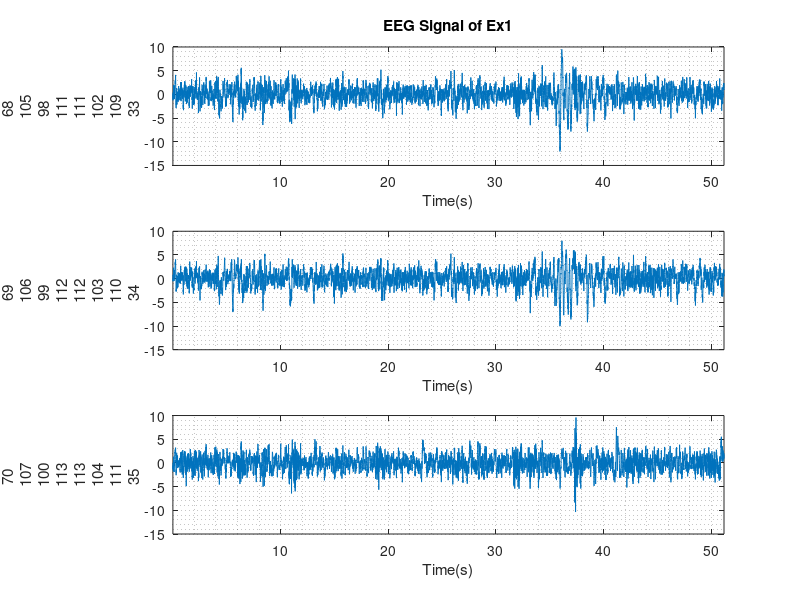
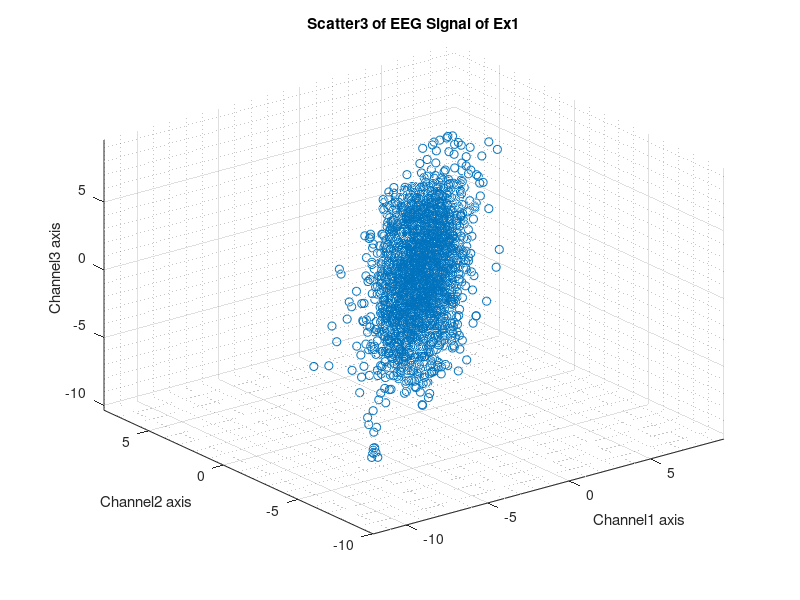
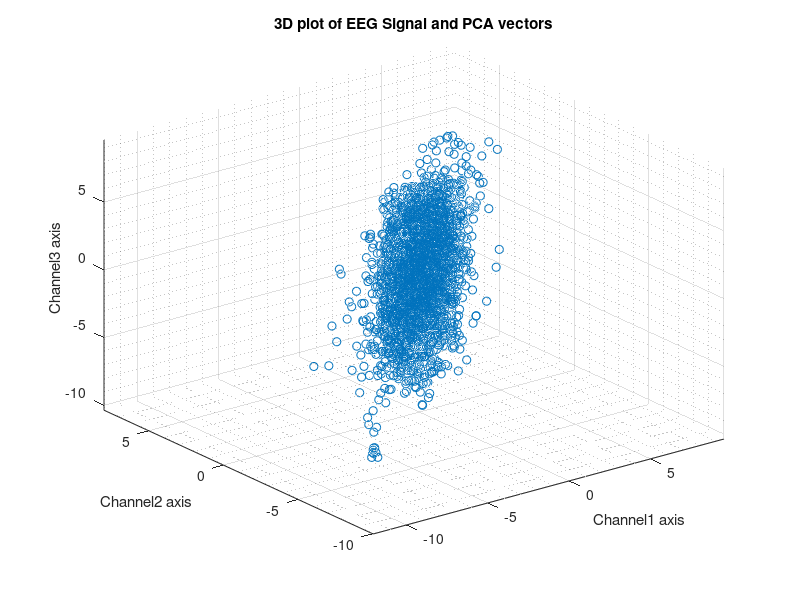

Here is the MATLAB script that generated these plots, in order: (Note: this script raises an error after producing the figures.)
clc
close all
clear all

%% Part 1
load('Ex1.mat');
fs = 200;
t = 0.0001 : 1/fs : 51.2;
figure('Name',"Part1")
for i = 1:3
    subplot(3,1,i);
    plot(t,EEG_Sig(i,:));
    if i == 1
        title("EEG Signal of Ex1");
    end
    xlabel('Time(s)');
    ylabel("Channel " + i);
    xlim('tight');
    grid minor
end

%% Part 2
figure('Name',"Part2")
scatter3(EEG_Sig(1,:),EEG_Sig(2,:),EEG_Sig(3,:));
title("Scatter3 of EEG Signal of Ex1");
xlabel('Channel1 axis');
ylabel('Channel2 axis');
zlabel('Channel3 axis');
grid minor
xlim('tight');
ylim('tight');
zlim('tight');

%% Part 3
clc
%%%%% PCA
zero_mean_EEG = EEG_Sig - mean(EEG_Sig,2); % Zero mean EEG
Cov_EEG = cov(zero_mean_EEG.'); % Covariance matrix of zero mean EEG
[V,Lambda] = eig(Cov_EEG); % D is eigen value matrix and V is eigen vectors

%%%%% Sorting components by energy
[~,perm] = sort(diag(Lambda),'descend'); 
V = V(:,perm);
Lambda = Lambda(perm,perm);

%%%%% Producing sources matrix
D = diag(diag(Lambda).^(-0.5))* V.';
Sources = D*zero_mean_EEG;

%%%%% Plottings
figure('Name',"Part3-1")
scatter3(EEG_Sig(1,:),EEG_Sig(2,:),EEG_Sig(3,:)); % Main signal
title("3D plot of EEG Signal and PCA vectors");
xlabel('Channel1 axis');
ylabel('Channel2 axis');
zlabel('Channel3 axis');
grid minor
xlim('tight');
ylim('tight');
zlim('tight');
plot3dv(V(:,1)); % First component
plot3dv(V(:,2)); % Second component
plot3dv(V(:,3)); % Third component

figure('Name',"Part3-2")
for i = 1:3
    subplot(3,1,i);
    plot(t,Sources(i,:));
    if i == 1
        title("Estimated Sources");
    end
    xlabel('Time(s)');
    ylabel("Component " + i);
    xlim('tight');
    grid minor
end

figure('Name',"Part3-3")
scatter3(Sources(1,:),Sources(2,:),Sources(3,:)); % PCA sources signal
title("3D plot of estimated sources");
xlabel('Component1 axis');
ylabel('Component2 axis');
zlabel('Component3 axis');
grid minor
xlim('tight');
ylim('tight');
zlim('tight');

%% Part 4
clc
close all
%%%%% Use the pca function
zero_mean_EEG = EEG_Sig - mean(EEG_Sig,2); % Zero mean EEG
[C,~,L] = pca(zero_mean_EEG.');


%%%%% Producing sources matrix
D = diag((L.').^(-0.5))* C.';
Sources_2 = D * zero_mean_EEG;

%%%%% Plottings
figure('Name',"Part4-1")
scatter3(EEG_Sig(1,:),EEG_Sig(2,:),EEG_Sig(3,:)); % Main signal
title("3D plot of EEG Signal and PCA vectors");
xlabel('Channel1 axis');
ylabel('Channel2 axis');
zlabel('Channel3 axis');
grid minor
xlim('tight');
ylim('tight');
zlim('tight');
plot3dv(C(:,1)); % First component
plot3dv(C(:,2)); % Second component
plot3dv(C(:,3)); % Third component

figure('Name',"Part4-2")
for i = 1:3
    subplot(3,1,i);
    plot(t,Sources_2(i,:));
    if i == 1
        title("Estimated Sources");
    end
    xlabel('Time(s)');
    ylabel("Component " + i);
    xlim('tight');
    grid minor
end

figure('Name',"Part4-3")
scatter3(Sources_2(1,:),Sources_2(2,:),Sources_2(3,:)); % PCA sources signal
title("3D plot of estimated sources");
xlabel('Component1 axis');
ylabel('Component2 axis');
zlabel('Component3 axis');
grid minor
xlim('tight');
ylim('tight');
zlim('tight');

%% Part 5
clc

%%%%% Performing SVD on zero mean signal
[U,S,V] = svd(zero_mean_EEG);

%%%%% Displaying relationship between U in SVD(USV.') and C in PCA
U
C

%%%%% Displaying relationship between S in SVD(USV.') and Lambda in PCA
disp("S^2 / (N-1)");
diag(S).^2 / (length(EEG_Sig(1,:)) - 1)
Lambda

